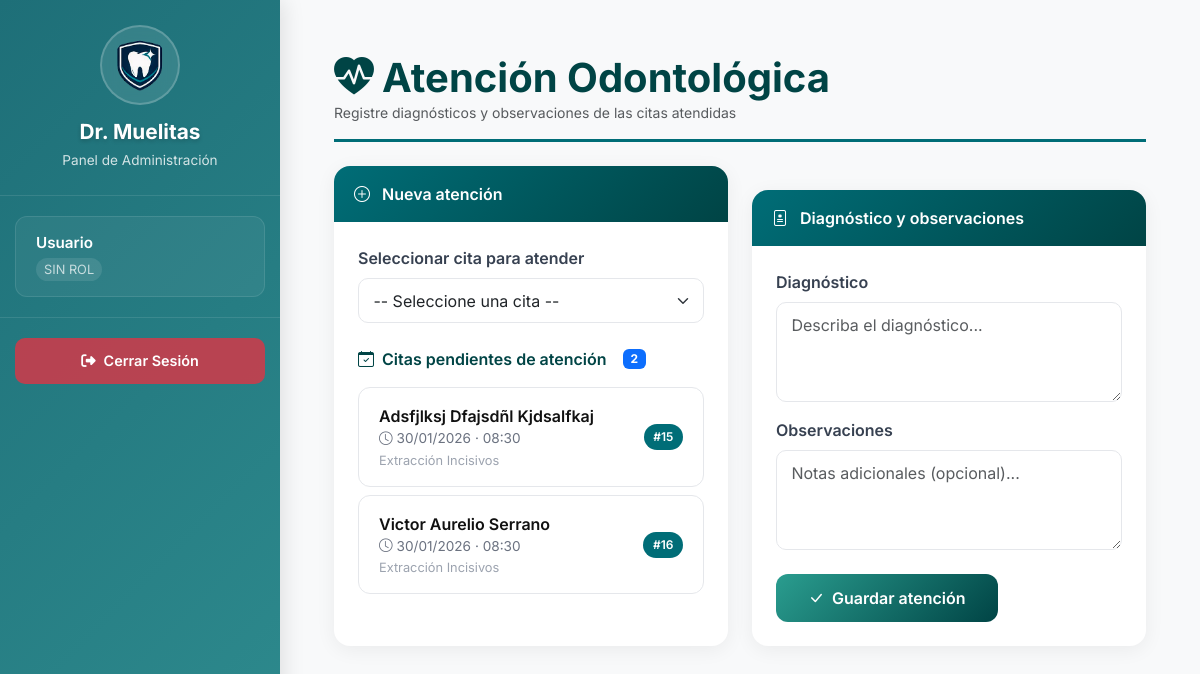
The app's page /parte_proyecto_actualizado/panel/atencion_odontologia.php (signed in) with its own data.
### tables this page shows
CREATE TABLE `citas` (
  `id_cita` int(11) NOT NULL,
  `id_paciente` int(11) NOT NULL,
  `id_odontologo` int(11) NOT NULL,
  `fecha_hora_inicio` datetime NOT NULL,
  `fecha_hora_fin` datetime DEFAULT NULL,
  `estado` enum('PROGRAMADA','CANCELADA','ATENDIDA','NO_ASISTIO') NOT NULL DEFAULT 'PROGRAMADA',
  `motivo` varchar(200) DEFAULT NULL,
  `creada_por` int(11) DEFAULT NULL,
  `creado_en` datetime NOT NULL DEFAULT current_timestamp()
);

### parte_proyecto_actualizado/panel/atencion_odontologia.php (the view, shortened to what this page needs)
<?php
try {
    $pdo = new PDO(
        'mysql:host=localhost;dbname=clinica_odontologica;charset=utf8mb4',
        'root',
        '',
        [
            PDO::ATTR_ERRMODE => PDO::ERRMODE_EXCEPTION,
            PDO::ATTR_DEFAULT_FETCH_MODE => PDO::FETCH_ASSOC
        ]
    );
} catch (PDOException $e) {
    die('Error: ' . $e->getMessage());
}
$sqlNuevas = "
    SELECT c.id_cita,
           CONCAT(p.nombres,' ',p.apellido_paterno,' ',IFNULL(p.apellido_materno,'')) paciente,
           p.ci,
           DATE_FORMAT(c.fecha_hora_inicio,'%d/%m/%Y') fecha,
           DATE_FORMAT(c.fecha_hora_inicio,'%H:%i') hora,
           c.motivo
    FROM citas c
    JOIN pacientes p ON p.id_paciente=c.id_paciente
    WHERE c.estado='PROGRAMADA'";
$sqlNuevas .= " ORDER BY c.fecha_hora_inicio ASC";
$citasNuevas = $pdo->query($sqlNuevas)->fetchAll();
?>
<!DOCTYPE html>
<html lang="es">
<head>
    <link href="https://cdn.jsdelivr.net/npm/bootstrap@5.3.0/dist/css/bootstrap.min.css" rel="stylesheet">
    <link rel="stylesheet" href="https://cdn.jsdelivr.net/npm/bootstrap-icons@1.11.1/font/bootstrap-icons.css">
</head>
<body>
<?php require_once __DIR__ . '/sidebar.php'; ?>
<div class="dashboard-main">
    <div class="container-fluid py-4 px-4">
        <div class="page-header">
            <h1><i class="bi bi-heart-pulse-fill me-2"></i>Atención Odontológica</h1>
            <p class="text-muted mb-0 small">Registre diagnósticos y observaciones de las citas atendidas</p>
        </div>
        <div class="row g-4">
            <div class="col-lg-6">
                <div class="card card-atencion h-100">
                    <div class="card-header">
                        <i class="bi bi-plus-circle me-2"></i> Nueva atención
                    </div>
                    <div class="card-body">
                        <label class="form-label">Seleccionar cita para atender</label>
                        <select id="citaNueva" class="form-select mb-4">
                            <option value="">-- Seleccione una cita --</option>
                        </select>
                        <p class="titulo-lista">
                            <i class="bi bi-calendar-check"></i> Citas pendientes de atención
                            <span class="badge bg-primary ms-2"><?= count($citasNuevas) ?></span>
                        </p>
                        <?php if (empty($citasNuevas)): ?>
                            <div class="lista-vacia">
                                <i class="bi bi-calendar-x"></i>
                                <div>No hay citas nuevas sin atender</div>
                            </div>
                        <?php else: ?>
                            <ul class="lista-citas" id="listaCitasNuevas">
                                <?php foreach ($citasNuevas as $c): ?>
                                    <li class="cita-item" data-id="<?= (int)$c['id_cita'] ?>" role="button">
                                        <div class="cita-info">
                                            <div class="cita-paciente"><?= htmlspecialchars($c['paciente']) ?></div>
                                            <div class="cita-fecha"><i class="bi bi-clock me-1"></i><?= $c['fecha'] ?> · <?= $c['hora'] ?></div>
                                            <?php if (!empty($c['motivo'])): ?>
                                                <div class="cita-motivo"><?= htmlspecialchars(mb_substr($c['motivo'], 0, 50)) ?><?= mb_strlen($c['motivo']) > 50 ? '…' : '' ?></div>
                                            <?php endif; ?>
                                        </div>
                                        <span class="cita-badge">#<?= $c['id_cita'] ?></span>
                                    </li>
                                <?php endforeach; ?>
                            </ul>
                        <?php endif; ?>
                    </div>
                </div>
            </div>
            <div class="col-lg-6">
                <div class="card card-atencion mt-4">
                    <div class="card-header">
                        <i class="bi bi-file-medical me-2"></i> Diagnóstico y observaciones
                    </div>
                    <div class="card-body">
                        <label class="form-label">Diagnóstico</label>
                        <textarea id="diagnostico" class="form-control mb-3" placeholder="Describa el diagnóstico..."></textarea>
                        <label class="form-label">Observaciones</label>
                        <textarea id="observaciones" class="form-control mb-4" placeholder="Notas adicionales (opcional)..."></textarea>
                        <button type="button" id="guardarBtn" class="btn btn-guardar">
                            <i class="bi bi-check-lg me-2"></i>Guardar atención
                        </button>
                    </div>
                </div>
            </div>
        </div>
    </div>
</div>
</body>
</html>

### parte_proyecto_actualizado/panel/atencion_odontologia.php (style rules this page uses)
:root { --primary: #006d77; --primary-light: #83c5be; --primary-dark: #004445; --accent: #e0f2f1; --success: #2a9d8f; }
body { font-family: 'Inter', sans-serif; background: #f0f4f8; }
.page-header { margin-bottom: 1.5rem; padding-bottom: 1rem; border-bottom: 3px solid var(--primary); }
.page-header h1 { font-weight: 700; color: var(--primary-dark); margin: 0; }
.card-atencion { border: none; border-radius: 16px; box-shadow: 0 4px 20px rgba(0,0,0,0.06); overflow: hidden; transition: transform 0.2s, box-shadow 0.2s; }
.card-atencion .card-header { background: linear-gradient(135deg, var(--primary) 0%, var(--primary-dark) 100%); color: #fff; font-weight: 600; padding: 1rem 1.25rem; border: none; }
.card-atencion .card-body { padding: 1.5rem; }
.form-label { font-weight: 600; color: #374151; }
.form-control, .form-select { border-radius: 10px; border: 1px solid #e5e7eb; padding: 0.6rem 0.9rem; }
textarea.form-control { min-height: 100px; resize: vertical; }
.btn-guardar { background: linear-gradient(135deg, var(--success) 0%, var(--primary-dark) 100%); border: none; color: #fff; font-weight: 600; padding: 0.75rem 2rem; border-radius: 12px; transition: transform 0.2s, box-shadow 0.2s; }
.lista-citas { list-style: none; padding: 0; margin: 0; }
.lista-citas .cita-item { display: flex; align-items: center; justify-content: space-between; padding: 1rem 1.25rem; margin-bottom: 0.5rem; background: #fff; border: 1px solid #e5e7eb; border-radius: 12px; cursor: pointer; transition: all 0.2s; }
.cita-item .cita-info { flex: 1; }
.cita-item .cita-paciente { font-weight: 600; color: #111; }
.cita-item .cita-fecha { font-size: 0.85rem; color: #6b7280; }
.cita-item .cita-motivo { font-size: 0.8rem; color: #9ca3af; margin-top: 2px; }
.cita-item .cita-badge { background: var(--primary); color: #fff; font-size: 0.75rem; padding: 0.25rem 0.6rem; border-radius: 20px; font-weight: 600; }
.titulo-lista { font-weight: 600; color: var(--primary-dark); margin-bottom: 1rem; display: flex; align-items: center; gap: 0.5rem; }
.titulo-lista .badge { font-size: 0.75rem; }

### parte_proyecto_actualizado/panel/sidebar.php (style rules this page uses)
.dashboard-main { margin-left: 280px; padding: 30px; min-height: 100vh; background: #f8f9fa; box-sizing: border-box; }

### records on screen
citas: paciente "Adsfjlksj Dfajsdñl Kjdsalfkaj", fecha "30/01/2026", hora "08:30", motivo "Extracción Incisivos", id_cita "15"
citas: paciente "Victor Aurelio Serrano", fecha "30/01/2026", hora "08:30", motivo "Extracción Incisivos", id_cita "16"

### other values on screen
$_SESSION['NombreUsuario'] "Usuario"
$_SESSION['rol'] "SIN ROL"
count($citasNuevas) "2"
